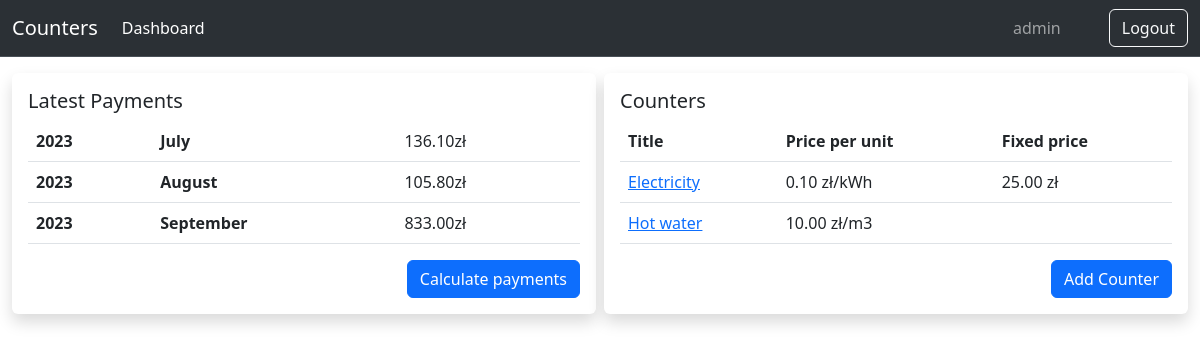
Page /dashboard/ (signed in) on the earlier database version.
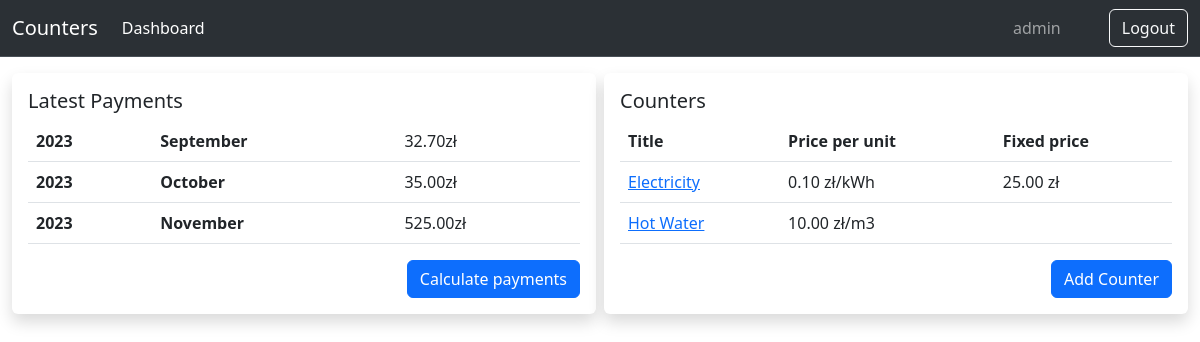
Same page on the later database version.
### counters/models.py (models this page shows, shortened)
class Counter(models.Model):
    user = models.ForeignKey(
        get_user_model(), on_delete=models.CASCADE, related_name="counters"
    )
    title = models.CharField(max_length=60)
    unit = models.CharField(max_length=60, blank=True, null=True)

class Price(models.Model):
    class Meta:
        ordering = ("date",)
    counter = models.ForeignKey(
        "Counter", related_name="prices", on_delete=models.CASCADE
    )
    date = models.DateField()
    price_per_unit = models.DecimalField(max_digits=5, decimal_places=2, default=0)
    price_per_month = models.DecimalField(max_digits=5, decimal_places=2, default=0)

### counters/views.py (the view)
# urls.py: path("dashboard/", SummaryView.as_view(), name="dashboard"),
class SummaryView(ListView):
    model = Counter
    template_name = "counters/summary.html"
    def get_queryset(self):
        queryset = super().get_queryset()
        queryset = queryset.filter(user=self.request.user)
        return queryset
    def get_context_data(self, **kwargs):
        context = super().get_context_data(**kwargs)
        latest_reading_date = latest_reading_date_for_user_counters(self.request.user)
        if latest_reading_date:
            context["latest_reading_date"] = latest_reading_date.strftime("%Y-%m-%d")
        context["counter_form"] = AddCounterForm()
        context["payments_per_month"] = (
            Reading.objects.filter(counter__user=self.request.user, usage__gt=0)
            .annotate(month=ExtractMonth("date"), year=ExtractYear("date"))
            .values("month", "year")
            .annotate(total_payment=Sum("payment__amount"))
            .order_by("month")
        )
        return context

### counters/templatetags/custom_tags.py (called while the page is built)
@register.filter
def month_name(month_number):
    return calendar.month_name[month_number]

### counters/views.py (called while the page is built)
def latest_reading_date_for_user_counters(user):
    return Reading.objects.filter(counter__user=user).aggregate(
        latest_date=Max("date")
    )["latest_date"]

### counters/templates/counters/summary.html
{% extends "counters/dashboard.html" %}
{% load custom_tags %}
{% block data %}
{% with counters=object_list%}
<div class="row m-2 g-2">
    {% if counters %}
    <div class="col-sm-12 col-lg-6">
        <div class="card border-0 shadow rounded">
            <div class="card-body">
                <h5 class="card-title">Latest Payments</h5>
                <table class="table">
                    <tbody>
                    {% for data in payments_per_month %}
                    <tr scope="col">
                        <th scope="col">{{ data.year }}</th>
                        <th scope="col">{{ data.month|month_name }}</th>
                        <td scope="col">{{ data.total_payment|floatformat:2 }}zł</td>
                    </tr>
                    {% endfor %}
                    </tbody>
                </table>
                <div class="d-grid gap-2 d-md-flex justify-content-md-end">
                    {% include 'counters/partials/readings_add_modal.html' %}
                </div>
            </div>
        </div>
    </div>
    {% endif %}
    <div class="col-sm-12 col-lg-6">
        <div class="card border-0 shadow rounded">
            <div class="card-body">
                {% include 'counters/partials/counters_table.html' %}
                <div class="d-grid gap-2 d-md-flex justify-content-md-end">
                    <button type="button" onclick="location.href='{% url 'counters:counter-add' %}';"
                            class="btn btn-primary">Add Counter
                    </button>
                </div>
            </div>
        </div>
    </div>
</div>
{% endwith %}
{% endblock %}

### counters/templates/counters/dashboard.html
{% extends "counters/base.html" %}
{% block content %}
<div>
    {% block data %}
    {% endblock %}
</div>
{% endblock %}

### counters/templates/counters/base.html (shortened to what this page needs)
<!DOCTYPE html>
<html>
<head>
    <link href="https://cdn.jsdelivr.net/npm/bootstrap@5.3.0/dist/css/bootstrap.min.css" rel="stylesheet"
>
</head>
<body>
<nav class="navbar bg-dark border-bottom border-bottom-dark navbar-expand-lg bg-body-tertiary" data-bs-theme="dark">
    <div class="container-fluid">
        <a class="navbar-brand" href="{% url 'counters:index' %}">Counters</a>
        {% if user.is_authenticated %}
        <div class="collapse navbar-collapse" id="navbarSupportedContent">
            <ul class="navbar-nav me-auto mb-2 mb-lg-0">
                <li class="nav-item">
                    <a class="nav-link active" aria-current="page" href="{% url 'counters:dashboard' %}">Dashboard</a>
                </li>
            </ul>
            <span class="navbar-text mx-5">
        {{ user }}
        </span>
            <a class="nav-link" href="{% url 'counters:logout' %}">
                <button type="button" class="btn btn-outline-light">Logout</button>
            </a>
            {% else %}
            <a class="nav-link" href="{% url 'counters:login' %}">
                <button type="button" class="btn btn-outline-light">Login</button>
            </a>
            {% endif %}
        </div>
    </div>
</nav>
{% block content %}{% endblock %}
</body>
</html>

### counters/templates/counters/partials/readings_add_modal.html (shortened to what this page needs)
<button type="button" class="btn btn-primary" data-bs-toggle="modal" data-bs-target="#readingsModal">
    Calculate payments
</button>

### counters/templates/counters/partials/counters_table.html
{% if counters %}
<h5 class="card-title">Counters</h5>
<table class='table table-hover'>
    <thead>
    <tr>
        <th>Title</th>
        <th>Price per unit</th>
        <th>Fixed price</th>
    </tr>
    </thead>
    <tbody>
    {% for counter in counters %}
    <tr>
        <td>
            <a href="{% url 'counters:counter-detail' counter.id %}">{{ counter.title }}</a>
        </td>
        <td>
            {% if counter.prices.last.price_per_unit %}
            {{ counter.prices.last.price_per_unit }} zł/{{ counter.unit }}{% endif %}
        </td>
        <td>
            {% if counter.prices.last.price_per_month %}{{ counter.prices.last.price_per_month }} zł{% endif %}
        </td>
    </tr>
    {% endfor %}
    </tbody>
</table>
{% else %}
<h5 class="card-title">No counters for now...</h5>
{% endif %}

Differences in the rows shown:
removed Counter: title "Hot water", prices.last.price_per_unit "10.00", unit "m3"
added Counter: title "Hot Water", prices.last.price_per_unit "10.00", unit "m3"
Other differences:
new list line: "2023 September 32.70 zł"
new list line: "2023 October 35.00 zł"
new list line: "2023 November 525.00 zł"
list line gone: "2023 July 136.10 zł"
list line gone: "2023 August 105.80 zł"
list line gone: "2023 September 833.00 zł"
